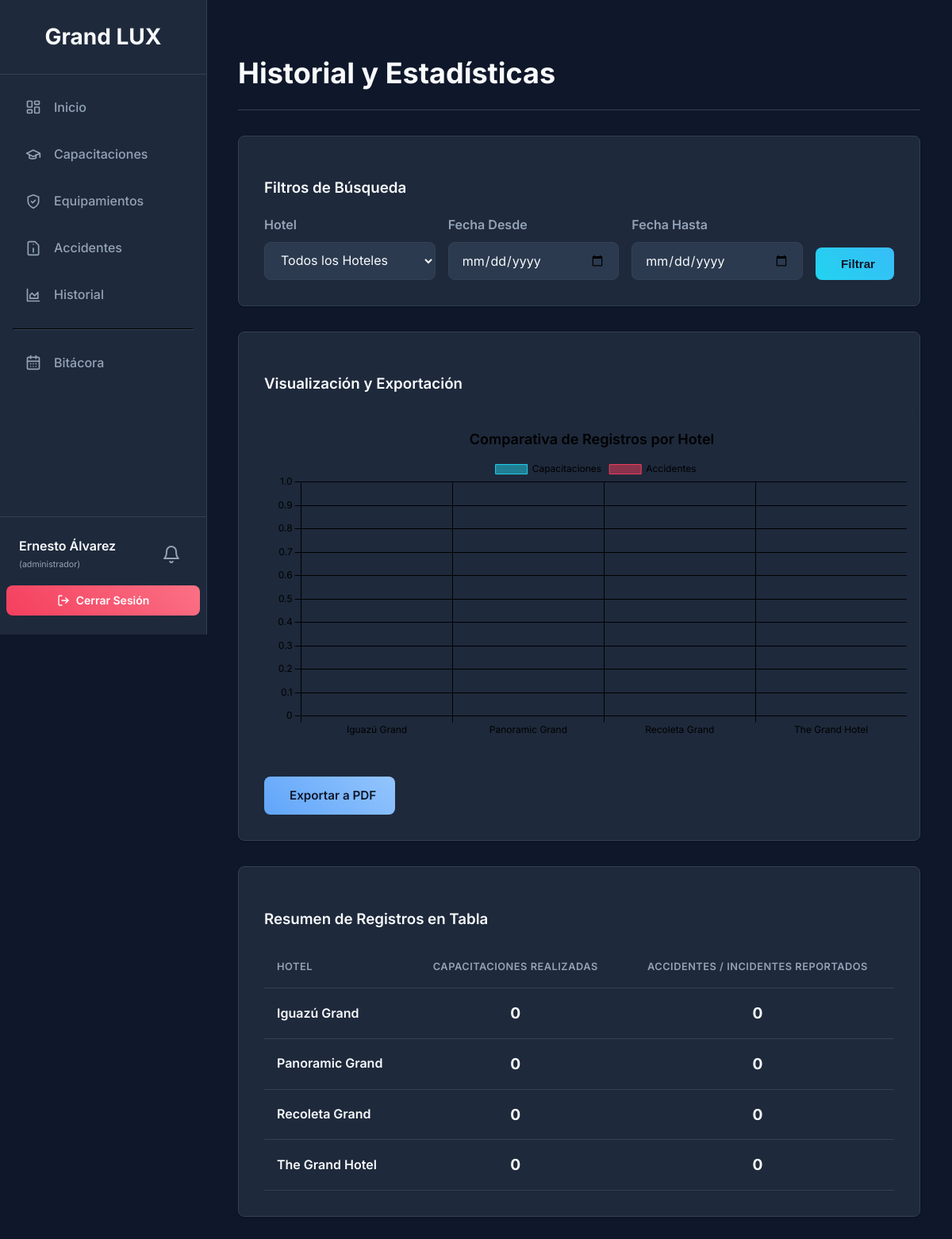
Screenshot of /index.php?page=historial (signed in) with the database file from the repository.
### tables this page shows
CREATE TABLE `hoteles` (
  `id_hotel` int(11) NOT NULL AUTO_INCREMENT,
  `nombre` varchar(255) NOT NULL,
  `activo` tinyint(1) NOT NULL DEFAULT 1,
  PRIMARY KEY (`id_hotel`)
);

### src/views/historial.php (the view, shortened to what this page needs)
<?php
require_once 'layout/header.php';
?>
<div class="card">
    <h3>Filtros de Búsqueda</h3>
    <form action="index.php" method="GET">
        <div style="display: flex; gap: 1rem; align-items: flex-end; flex-wrap: wrap;">
            <div class="form-group" style="flex: 1 1 200px;">
                <label for="filtro_hotel">Hotel</label>
                <select name="filtro_hotel" id="filtro_hotel" class="form-control">
                    <option value="todos">Todos los Hoteles</option>
                </select>
            </div>
            <div class="form-group" style="flex: 1 1 200px;">
                <label for="filtro_fecha_desde">Fecha Desde</label>
                <input type="date" name="filtro_fecha_desde" id="filtro_fecha_desde" value="<?php echo htmlspecialchars($filtro_fecha_desde ?? ''); ?>" class="form-control">
            </div>
            <div class="form-group" style="flex: 1 1 200px;">
                <label for="filtro_fecha_hasta">Fecha Hasta</label>
                <input type="date" name="filtro_fecha_hasta" id="filtro_fecha_hasta" value="<?php echo htmlspecialchars($filtro_fecha_hasta ?? ''); ?>" class="form-control">
            </div>
            <div class="form-group">
                <button type="submit" class="btn btn-primary">
                    <span>Filtrar</span>
                </button>
            </div>
        </div>
    </form>
</div>
<div class="card">
    <h3>Visualización y Exportación</h3>
    <div style="width: 100%; max-width: 900px; margin: auto; margin-bottom: 2rem; background: var(--color-superficie); padding: 1rem; border-radius: var(--radio-borde);">
        <canvas id="graficoGeneral"></canvas>
    </div>
    <a href="generar_reporte.php?<?php echo http_build_query($_GET); ?>" target="_blank" class="btn btn-info">
        <span>Exportar a PDF</span>
    </a>
</div>
<div class="card">
    <h3>Resumen de Registros en Tabla</h3>
    <div style="overflow-x: auto;">
        <table class="table">
            <thead>
                <tr>
                    <th>Hotel</th>
                    <th style="text-align: center;">Capacitaciones Realizadas</th>
                    <th style="text-align: center;">Accidentes / Incidentes Reportados</th>
                </tr>
            </thead>
            <tbody>
                <?php foreach ($hoteles as $hotel): ?>
                    <?php if ($filtro_hotel === 'todos' || $filtro_hotel == $hotel['id_hotel']): ?>
                    <tr>
                        <td style="font-weight: 600;"><?php echo htmlspecialchars($hotel['nombre']); ?></td>
                        <td style="text-align: center; font-size: 1.2rem; font-weight: 700;"><?php echo $stats_capacitaciones[$hotel['nombre']] ?? 0; ?></td>
                        <td style="text-align: center; font-size: 1.2rem; font-weight: 700;"><?php echo $stats_accidentes[$hotel['nombre']] ?? 0; ?></td>
                    </tr>
                    <?php endif; ?>
                <?php endforeach; ?>
            </tbody>
        </table>
    </div>
</div>
<script>
    const labels = <?php echo $chart_labels; ?>;
    const dataCapacitaciones = <?php echo $chart_data_capacitaciones; ?>;
    const dataAccidentes = <?php echo $chart_data_accidentes; ?>;
    // Configuración del gráfico adaptada al tema oscuro
    const data = {
        labels: labels,
        datasets: [
            {
                label: 'Capacitaciones',
                data: dataCapacitaciones,
                backgroundColor: 'rgba(34, 211, 238, 0.5)',
                borderColor: 'rgba(34, 211, 238, 1)',
                borderWidth: 1
            },
            {
                label: 'Accidentes',
                data: dataAccidentes,
                backgroundColor: 'rgba(244, 63, 94, 0.5)',
                borderColor: 'rgba(244, 63, 94, 1)',
                borderWidth: 1
            }
        ]
    };
    const config = {
        type: 'bar',
        data: data,
        options: {
            scales: {
                y: {
                    beginAtZero: true,
                    ticks: {
                        color: 'var(--color-texto-secundario)',
                        font: { family: "'Inter', sans-serif" }
                    },
                    grid: { color: 'var(--color-borde)' }
                },
                x: {
                    ticks: {
                        color: 'var(--color-texto-secundario)',
                        font: { family: "'Inter', sans-serif" }
                    },
                    grid: { color: 'var(--color-borde)' }
                }
            },
            responsive: true,
            plugins: {
                legend: {
                    labels: {
                        color: 'var(--color-texto-principal)',
                        font: { family: "'Inter', sans-serif" }
                    }
                },
                title: {
                    display: true,
                    text: 'Comparativa de Registros por Hotel',
                    color: 'var(--color-texto-principal)',
                    font: {
                        size: 18,
                        family: "'Inter', sans-serif",
                        weight: '600'
                    }
                }
            }
        }
    };
    // Renderizamos el gráfico
    const miGrafico = new Chart(
        document.getElementById('graficoGeneral'),
        config
    );
</script>
<?php
require_once 'layout/footer.php';
?>

### public/index.php (shortened to what this page needs)
<?php
$pdo = Database::getInstance();
$page = $_GET['page'] ?? 'dashboard';
switch ($page) {
    case 'historial': $hotelesStmt = $pdo->query("SELECT id_hotel, nombre FROM hoteles ORDER BY nombre"); $hoteles = $hotelesStmt->fetchAll(); $filtro_hotel = $_GET['filtro_hotel'] ?? 'todos'; $filtro_fecha_desde = $_GET['filtro_fecha_desde'] ?? ''; $filtro_fecha_hasta = $_GET['filtro_fecha_hasta'] ?? ''; $where_clauses = []; $params = []; if ($filtro_hotel !== 'todos' && !empty($filtro_hotel)) { $where_clauses[] = "h.id_hotel = ?"; $params[] = $filtro_hotel; } if (!empty($filtro_fecha_desde)) { $where_clauses[] = "fecha >= ?"; $params[] = $filtro_fecha_desde; } if (!empty($filtro_fecha_hasta)) { $where_clauses[] = "fecha <= ?"; $params[] = $filtro_fecha_hasta . ' 23:59:59'; } $where_sql = count($where_clauses) > 0 ? "WHERE " . implode(' AND ', $where_clauses) : ""; $sql_capacitaciones = "SELECT h.nombre as nombre_hotel, COUNT(c.id_capacitacion) as total FROM hoteles h LEFT JOIN capacitaciones c ON h.id_hotel = c.id_hotel " . str_replace('fecha', 'c.fecha', $where_sql) . " GROUP BY h.id_hotel ORDER BY h.nombre"; $stmt_cap = $pdo->prepare($sql_capacitaciones); $stmt_cap->execute($params); $stats_capacitaciones = $stmt_cap->fetchAll(PDO::FETCH_KEY_PAIR); $sql_accidentes = "SELECT h.nombre as nombre_hotel, COUNT(a.id_accidente) as total FROM hoteles h LEFT JOIN accidentes a ON a.id_hotel = h.id_hotel " . str_replace('fecha', 'a.fecha', $where_sql) . " GROUP BY h.id_hotel ORDER BY h.nombre"; $stmt_acc = $pdo->prepare($sql_accidentes); $stmt_acc->execute($params); $stats_accidentes = $stmt_acc->fetchAll(PDO::FETCH_KEY_PAIR); $chart_labels = json_encode(array_keys($stats_capacitaciones)); $chart_data_capacitaciones = json_encode(array_values($stats_capacitaciones)); $chart_data_accidentes = json_encode(array_values($stats_accidentes)); require_once __DIR__ . '/../src/views/historial.php'; break;
}

### src/views/layout/header.php (shortened to what this page needs)
<?php
$page = $_GET['page'] ?? 'dashboard';
$pageTitles = [
    'dashboard' => 'Inicio / Comunicados',
    'capacitaciones' => 'Gestión de Capacitaciones', 'capacitacion_editar' => 'Editar Capacitación', 'capacitacion_detalle' => 'Detalle de Capacitación',
    'equipamientos' => 'Gestión de Equipamientos', 'equipo_editar' => 'Editar Equipo', 'equipo_detalle' => 'Detalle de Equipo',
    'accidentes' => 'Registro de Accidentes', 'accidente_editar' => 'Editar Accidente', 'accidente_detalle' => 'Detalle de Accidente',
    'historial' => 'Historial y Estadísticas',
    'bitacora' => 'Bitácora de Actividades',
];
$currentPageTitle = $pageTitles[$page] ?? 'Panel de Control';
?>
<!DOCTYPE html>
<html lang="es">
<head>
    <link rel="stylesheet" href="css/styles.css">
</head>
<body>
<div class="main-wrapper">
    <aside class="sidebar" id="sidebar">
        <div class="sidebar-header">
            <a href="index.php" class="sidebar-brand">Grand LUX</a>
        </div>
        <nav class="sidebar-nav">
            <a href="index.php?page=dashboard" class="<?php echo ($currentPage === 'dashboard') ? 'active' : ''; ?>">
                <span>Inicio</span>
            </a>
            <a href="index.php?page=capacitaciones" class="<?php echo ($currentPage === 'capacitaciones') ? 'active' : ''; ?>">
                <svg class="sidebar-icon" xmlns="http://www.w3.org/2000/svg" width="24" height="24" viewBox="0 0 24 24" fill="none" stroke="currentColor" stroke-width="2" stroke-linecap="round" stroke-linejoin="round"><path d="M22 10v6M2 10l10-5 10 5-10 5z"/><path d="M6 12v5c3.33 1.67 6.67 1.67 10 0v-5"/></svg>
                <span>Capacitaciones</span>
            </a>
            <a href="index.php?page=equipamientos" class="<?php echo ($currentPage === 'equipamientos') ? 'active' : ''; ?>">
                <svg class="sidebar-icon" xmlns="http://www.w3.org/2000/svg" width="24" height="24" viewBox="0 0 24 24" fill="none" stroke="currentColor" stroke-width="2" stroke-linecap="round" stroke-linejoin="round"><path d="M12 22s8-4 8-10V5l-8-3-8 3v7c0 6 8 10 8 10"/><path d="m9 12 2 2 4-4"/></svg>
                <span>Equipamientos</span>
            </a>
            <a href="index.php?page=accidentes" class="<?php echo ($currentPage === 'accidentes') ? 'active' : ''; ?>">
                <span>Accidentes</span>
            </a>
            <a href="index.php?page=historial" class="<?php echo ($currentPage === 'historial') ? 'active' : ''; ?>">
                <svg class="sidebar-icon" xmlns="http://www.w3.org/2000/svg" width="24" height="24" viewBox="0 0 24 24" fill="none" stroke="currentColor" stroke-width="2" stroke-linecap="round" stroke-linejoin="round"><path d="M3 3v18h18"/><path d="M7 12v5h12V8l-5 5-4-4-3 3"/></svg>
                <span>Historial</span>
            </a>
             <?php if ($_SESSION['user_role'] === 'administrador'): ?>
                <hr style="border-color: var(--color-borde); margin: 1rem 0;">
                <a href="index.php?page=bitacora" class="<?php echo ($currentPage === 'bitacora') ? 'active' : ''; ?>">
                    <span>Bitácora</span>
                </a>
            <?php endif; ?>
        </nav>
        <div class="sidebar-footer">
            <div class="user-profile">
                <div class="user-info">
                    <strong><?php echo htmlspecialchars($_SESSION['user_name']); ?></strong>
                    <p><small>(<?php echo htmlspecialchars($_SESSION['user_role']); ?>)</small></p>
                </div>
                <button id="alert-bell-button" class="alert-button" title="Notificaciones de Mantenimiento">
                    <svg class="sidebar-icon-bell" xmlns="http://www.w3.org/2000/svg" width="24" height="24" viewBox="0 0 24 24" fill="none" stroke="currentColor" stroke-width="2" stroke-linecap="round" stroke-linejoin="round"><path d="M6 8a6 6 0 0 1 12 0c0 7 3 9 3 9H3s3-2 3-9"/><path d="M10.3 21a1.94 1.94 0 0 0 3.4 0"/></svg>
                </button>
            </div>
            <a href="index.php?action=logout" class="btn btn-danger btn-sm" style="width: 100%;">
                <span>Cerrar Sesión</span>
            </a>
        </div>
    </aside>
    <div class="content-wrapper">
        <main class="content">
            <h1 class="desktop-title"><?php echo $currentPageTitle; ?></h1>

### src/views/layout/footer.php (shortened to what this page needs)
        </main>
    </div>
</div>
</body>
</html>

### public/css/styles.css (style rules this page uses)
:root { --font-principal: 'Inter', sans-serif; --color-fondo: #0f172a; --color-superficie: #1e293b; --color-borde: #334155; --color-primario: #22d3ee; --color-exito: #4ade80; --color-peligro: #f43f5e; --color-aviso: #facc15; --color-info: #60a5fa; --color-texto-principal: #f8fafc; --color-texto-secundario: #94a3b8; --radio-borde: 0.5rem; --sombra-grande: 0 10px 15px -3px rgb(0 0 0 / 0.2), 0 4px 6px -4px rgb(0 0 0 / 0.2); --transicion: all 0.3s cubic-bezier(0.4, 0, 0.2, 1); }
body { margin: 0; font-family: var(--font-principal); background-color: var(--color-fondo); color: var(--color-texto-principal); line-height: 1.6; }
.main-wrapper { display: flex; }
.content-wrapper { margin-left: 260px; width: calc(100% - 260px); }
.content { padding: 2.5rem; animation: fadeIn 0.5s ease-out forwards; }
h1.desktop-title { font-size: 2.25rem; font-weight: 700; color: var(--color-texto-principal); border-bottom: 1px solid var(--color-borde); padding-bottom: 1rem; margin-bottom: 2rem; }
.content h3 { font-weight: 600; }
.sidebar { display: flex; flex-direction: column; width: 260px; background-color: var(--color-superficie); border-right: 1px solid var(--color-borde); height: 100vh; position: fixed; top: 0; left: 0; transition: transform 0.3s ease-in-out; z-index: 1100; }
.sidebar-header { padding: 1.5rem; border-bottom: 1px solid var(--color-borde); text-align: center; }
.sidebar-brand { font-size: 1.75rem; font-weight: 700; color: var(--color-texto-principal); text-decoration: none; }
.sidebar-nav { flex-grow: 1; padding: 1rem; }
.sidebar-nav a { display: flex; align-items: center; padding: 0.8rem 1rem; margin-bottom: 0.5rem; border-radius: 0.5rem; color: var(--color-texto-secundario); text-decoration: none; font-weight: 500; transition: var(--transicion); }
.sidebar-icon { margin-right: 1rem; width: 20px; height: 20px; stroke-width: 2px; transition: var(--transicion); }
.btn .sidebar-icon { width: 16px; height: 16px; margin: 0; }
.sidebar-footer { padding: 1.5rem; border-top: 1px solid var(--color-borde); display: flex; flex-direction: column; align-items: center; gap: 1rem; }
.user-profile { display: flex; align-items: center; justify-content: space-between; width: 100%; }
.user-info { text-align: left; }
.user-info strong { font-weight: 600; font-size: 1rem; }
.user-info p { margin: 0; color: var(--color-texto-secundario); font-size: 0.8rem; }
.card { background-color: var(--color-superficie); border: 1px solid var(--color-borde); border-radius: var(--radio-borde); padding: 2rem; margin-top: 2rem; box-shadow: 0 1px 2px rgba(0,0,0,0.2); }
.table { width: 100%; border-collapse: collapse; }
.table th, .table td { padding: 1rem; border-bottom: 1px solid var(--color-borde); }
.table thead th { text-align: left; font-size: 0.8rem; font-weight: 600; color: var(--color-texto-secundario); text-transform: uppercase; letter-spacing: 0.5px; }
.table tbody tr { transition: var(--transicion); }
.form-group label { display: block; margin-bottom: 0.5rem; font-weight: 600; color: var(--color-texto-secundario); }
.form-control { width: 100%; padding: 0.75rem 1rem; border: 1px solid var(--color-borde); border-radius: 0.5rem; box-sizing: border-box; background-color: #2b3a4f; color: var(--color-texto-principal); font-family: inherit; font-size: 1rem; transition: var(--transicion); }
.btn { display: inline-flex; align-items: center; justify-content: center; gap: 0.5rem; padding: 0.75rem 1.5rem; border: none; border-radius: var(--radio-borde); color: #0f172a; text-decoration: none; cursor: pointer; font-weight: 600; font-size: 0.95rem; transition: var(--transicion); }
.btn-primary { background: linear-gradient(45deg, var(--color-primario), #38bdf8); }
.btn-danger { background: linear-gradient(45deg, var(--color-peligro), #fb7185); color: white; }
.btn-info { background: linear-gradient(45deg, var(--color-info), #93c5fd); }
.btn-sm { padding: 0.5rem 1rem; font-size: 0.875rem; }
.alert-button { position: relative; background: none; border: none; color: var(--color-texto-secundario); cursor: pointer; padding: 0.5rem; border-radius: 50%; transition: var(--transicion); display: flex; align-items: center; justify-content: center; }

### rows the page displays
hoteles: nombre "Iguazú Grand", nombre "0"
hoteles: nombre "Panoramic Grand", nombre "0"
hoteles: nombre "Recoleta Grand", nombre "0"
hoteles: nombre "The Grand Hotel", nombre "0"

### other values shown
$_SESSION['user_name'] "Ernesto Álvarez"
$_SESSION['user_role'] "administrador"
$currentPageTitle "Historial y Estadísticas"
